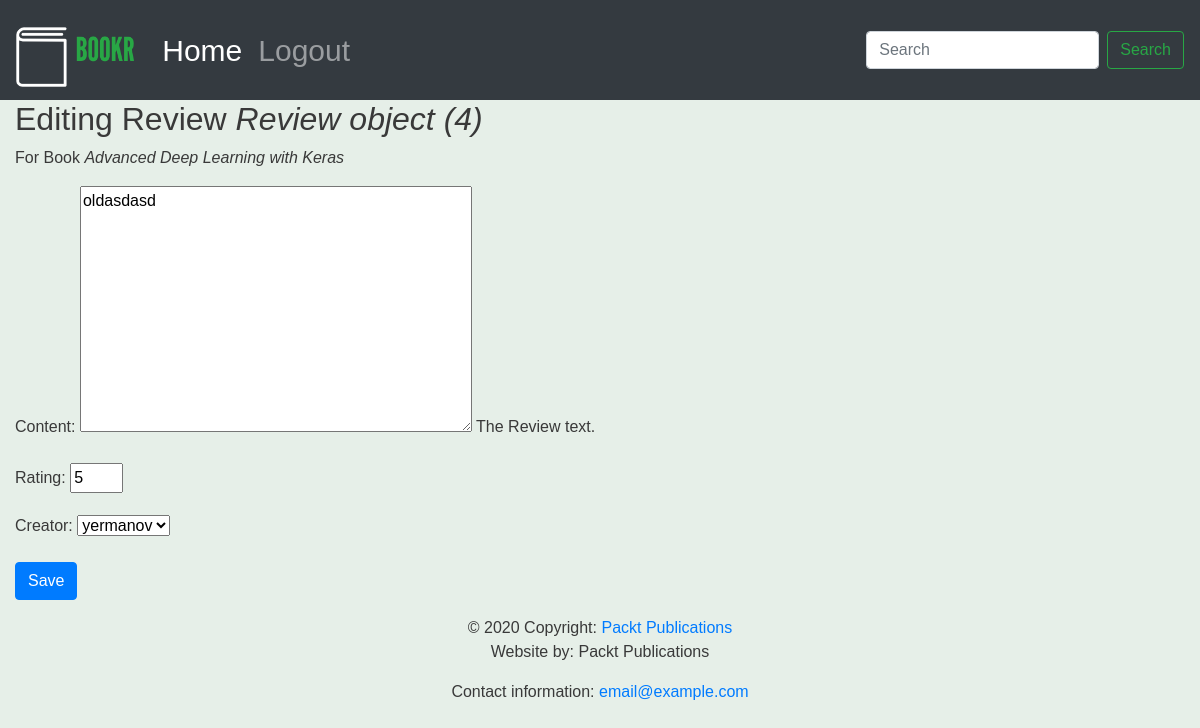
The app's page /books/1/reviews/4/ with its own data.
### reviews/models.py (models this page shows)
class Review(models.Model):
    content = models.TextField(help_text="The Review text.")
    rating = models.IntegerField(help_text="The the reviewer has given.")
    date_created = models.DateTimeField(auto_now_add=True,
                                        help_text="The date and time the review was created.")
    date_edited = models.DateTimeField(null=True,
                                       help_text='''The date and time the review was last edited.'''
                                       )
    creator = models.ForeignKey(auth.get_user_model(), on_delete=models.CASCADE)
    book = models.ForeignKey(Book, on_delete=models.CASCADE,
                             help_text="The Book that this review is for.")

class Book(models.Model):
    title = models.CharField(max_length=70,
                             help_text="The title of the book.")
    publication_date = models.DateField(
        verbose_name="Date the book was published.")
    isbn = models.CharField(max_length=20,
                            verbose_name="ISBN number of the book.")
    publisher = models.ForeignKey(Publisher,
                                  on_delete=models.CASCADE)
    contributors = models.ManyToManyField('Contributor',
                                          through="BookContributor")
    cover = models.ImageField(null=True,
                              blank=True,
                              upload_to="book_covers/")
    sample = models.FileField(null=True,
                              blank=True,
                              upload_to="book_samples/")
    def __str__(self):
        return self.title

### reviews/views.py (the view)
# urls.py: path('books/<int:book_pk>/reviews/<int:review_pk>/', views.review_edit, name='review_edit'),
def review_edit(request, book_pk, review_pk=None):
    book = get_object_or_404(Book, pk=book_pk)
    if review_pk is not None:
        review = get_object_or_404(Review, book_id=book_pk, pk=review_pk)
    else:
        review = None
    if request.method == "POST":
        form = ReviewForm(request.POST, instance=review)
        if form.is_valid():
            updated_review = form.save(False)
            updated_review.book = book
            if review is None:
                messages.success(request, "Review for \"{}\" created.".format(book))
            else:
                updated_review.date_edited = timezone.now()
                messages.success(request, "Review for \"{}\" updated.".format(book))
            updated_review.save()
            return redirect("book_detail", book.pk)
    else:
        form = ReviewForm(instance=review)
    return render(request, "reviews/instance-form.html",
                  {"form": form,
                   "instance": review,
                   "model_type": "Review",
                   "related_instance": book,
                   "related_model_type": "Book"
                   })

### reviews/forms.py
class ReviewForm(forms.ModelForm):
    class Meta:
        model = Review
        exclude = ["date_edited", "book"]
    rating = forms.IntegerField(min_value=0, max_value=5)

### reviews/templates/reviews/instance-form.html (shortened to what this page needs)
{% extends 'reviews/base.html' %}
{% block content %}
<h2>
    {% if instance %}
        Editing {{ model_type }} <em>{{ instance }}</em>
    {% else %}
        New {{ model_type }}
    {% endif %}
</h2>
{% if related_instance and related_model_type %}
  <p>For {{ related_model_type }} <em>{{ related_instance }}</em></p>
{% endif %}
<form method="post" {% if is_file_upload %}enctype="multipart/form-data"{% endif %}>
    {{ form.as_p }}
    <button type="submit" class="btn btn-primary">
        {% if instance %}Save
        {% else %}Create{% endif %}
    </button>
</form>
{% endblock %}

### static/main.css (style rules this page uses)
body { font-family: 'Georgia', sans-serif; background-color: #e6efe8; color: #393939; }
h1, h2, h3, h4, h5, h6 { font-family: 'Georgia, serif; }

### records on screen
Review: id "Review object (4)", content "oldasdasd", rating "5", creator "yermanov"
Book: title "Advanced Deep Learning with Keras"

### other values on screen
{{ model_type }} "Review"
{{ related_model_type }} "Book"
